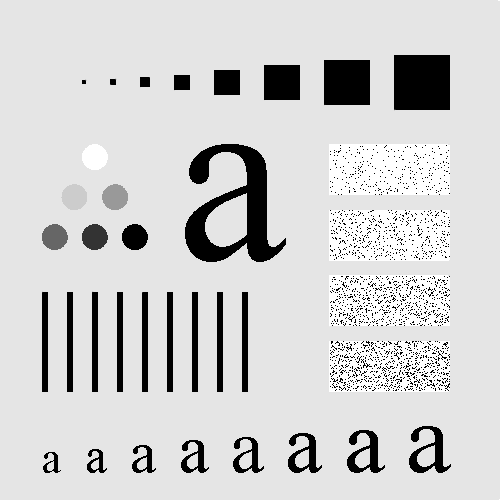
#> input picture Project1/1.1/test-pattern.tif, 500 x 500 px
$ python Q1.py
#> lines starting #> are read from the running program, lines starting #| are printed output that depends on the picture
import os, sys
import numpy as np
from PIL import Image

im = Image.open("test-pattern.tif")
#> im is the input picture: PIL image 500x500 L; min 0, max 255, mean 207.4
im_array = np.asarray(im).astype("uint16")

sobel_x = np.array([[-1,0,1],
           [-2,0,2],
           [-1,0,1]])
sobel_y = np.array([[-1,-2,-1],
           [0,0,0],
           [1,2,1]])

def applyfilter(image, filter):
    fd=filter.shape[0]
    height,width=image.shape
#> height = 500; width = 500
    new_image = np.zeros((height,width))
    for i in range(height-fd+1):
        for j in range(width-fd+1):
            new_image[i][j]=np.sum(image[i:i+fd,j:j+fd]*filter)
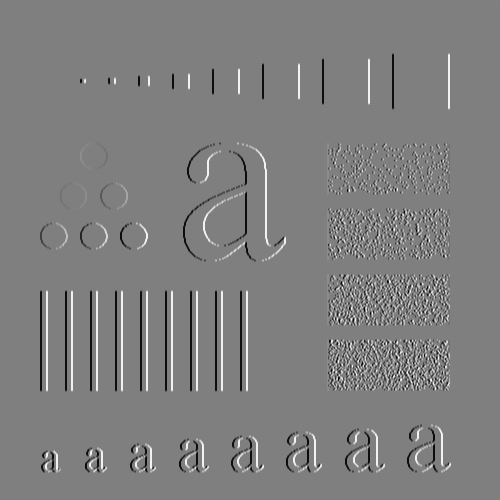
#> new_image: shape (500, 500) float64; min -1020, max 1020, mean 0; drawn with min black and max white
    return new_image

sobel_x_im = applyfilter(im_array,sobel_x).astype("uint8")
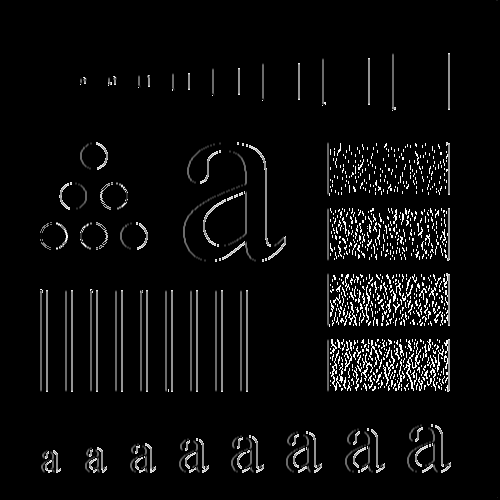
#> sobel_x_im: shape (500, 500); min 0, max 255, mean 11.6

Image.fromarray(sobel_x_im).save("sobel_x.tif")
